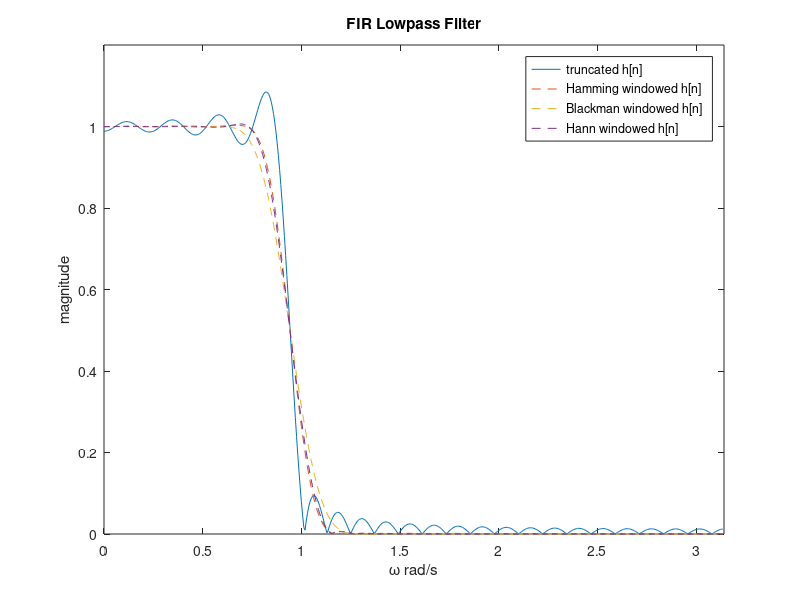

Reproduce this figure in MATLAB.
figure(1) 
nvec = -25:25; 
b = .3*sinc(.3*nvec); 
H = freqz(b,1,512); 
w = linspace(0,pi,513); 
w = w(1:512); 
plot(w,abs(H)) 
axis([0 pi 0 1.2]) 
title 'FIR Lowpass Filter'
xlabel '\omega rad/s'
ylabel 'magnitude'

hold on 
bham = b.*hamming(51)'; 
Hham = freqz(bham,1,512); 
plot(w,abs(Hham),'--') 
bham = b.*blackman(51)'; 
Hham = freqz(bham,1,512); 
plot(w,abs(Hham),'--') 
bham = b.*hann(51)'; 
Hham = freqz(bham,1,512); 
plot(w,abs(Hham),'--') 
hold off 
legend ('truncated h[n]','Hamming windowed h[n]','Blackman windowed h[n]','Hann windowed h[n]')